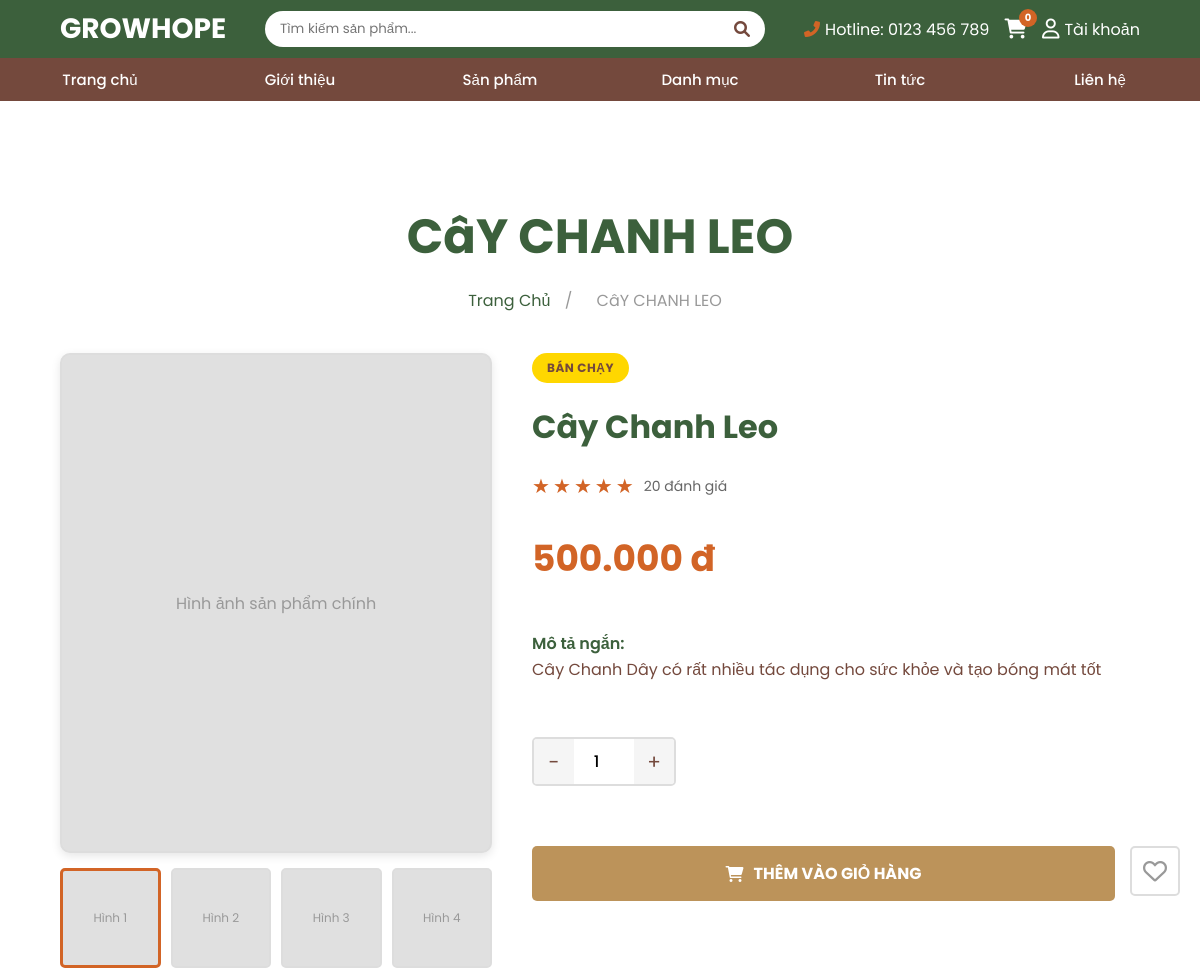
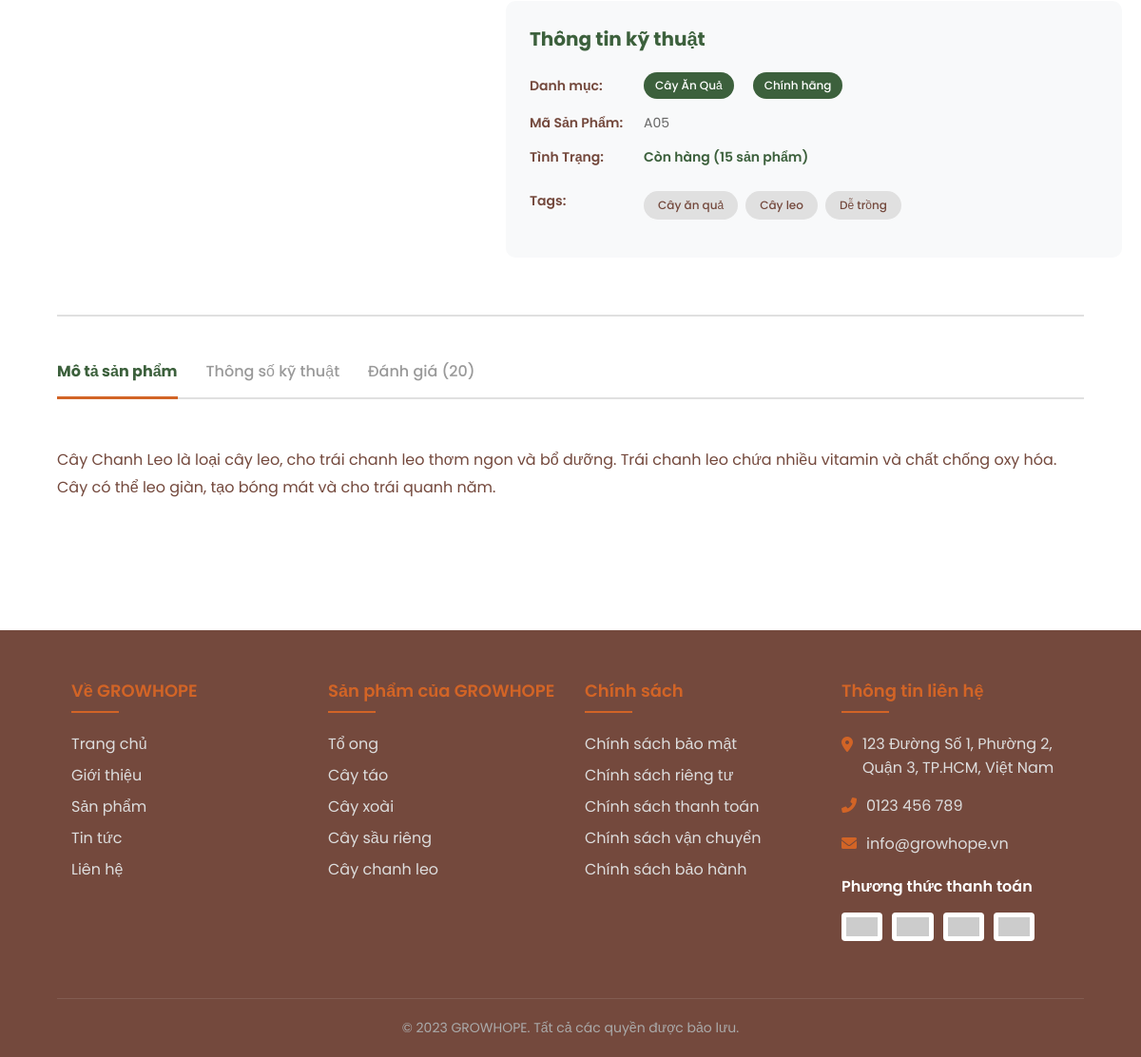
The page /views/products-detail.php?id=5 on the database its author committed (2 pictures, top to bottom).
### tables this page shows
CREATE TABLE products (
    product_id INT AUTO_INCREMENT PRIMARY KEY,
    category_id INT NOT NULL,
    code VARCHAR(50) NOT NULL UNIQUE,
    name VARCHAR(255) NOT NULL,
    price DECIMAL(12,2) NOT NULL DEFAULT 0,
    short_description TEXT,
    full_description LONGTEXT,
    stock INT NOT NULL DEFAULT 0,
    rating DECIMAL(3,1) NOT NULL DEFAULT 0,
    reviews_count INT NOT NULL DEFAULT 0,
    is_bestseller TINYINT(1) NOT NULL DEFAULT 0,
    created_at TIMESTAMP DEFAULT CURRENT_TIMESTAMP,
    FOREIGN KEY (category_id) REFERENCES categories(category_id) ON DELETE CASCADE
);

CREATE TABLE categories (
    category_id INT AUTO_INCREMENT PRIMARY KEY,
    category_name VARCHAR(255) NOT NULL,
    slug VARCHAR(255) NOT NULL UNIQUE,
    description TEXT,
    image VARCHAR(255),
    created_at TIMESTAMP DEFAULT CURRENT_TIMESTAMP
);

### views/products-detail.php (the view, shortened to what this page needs)
<?php
require_once '../includes/database.php';
try {
    $pdo = getPDO();
} catch (RuntimeException $e) {
    $pdo = null;
}
$product_id = isset($_GET['id']) ? (int) $_GET['id'] : 0;
$productStmt = $pdo->prepare('SELECT p.*, c.category_name, c.slug AS category_slug
                              FROM products p
                              INNER JOIN categories c ON p.category_id = c.category_id
                              WHERE p.product_id = :id');
$productStmt->bindValue(':id', $product_id, PDO::PARAM_INT);
$productStmt->execute();
$product = $productStmt->fetch();
$tagStmt = $pdo->prepare('SELECT tag FROM product_tags WHERE product_id = :id ORDER BY tag ASC');
$tagStmt->bindValue(':id', $product_id, PDO::PARAM_INT);
$tagStmt->execute();
$product_tags = $tagStmt->fetchAll(PDO::FETCH_COLUMN);
include '../includes/header.php';
?>
<?php
function formatPrice(float $price): string
{
    return number_format($price, 0, ',', '.') . ' đ';
}
function renderStars(float $rating): string
{
    $fullStars = (int) floor($rating);
    $hasHalfStar = ($rating - $fullStars) >= 0.5;
    $emptyStars = 5 - $fullStars - ($hasHalfStar ? 1 : 0);
    $html = '';
    for ($i = 0; $i < $fullStars; $i++) {
        $html .= '<span class="star filled">★</span>';
    }
    if ($hasHalfStar) {
        $html .= '<span class="star filled">★</span>';
    }
    for ($i = 0; $i < $emptyStars; $i++) {
        $html .= '<span class="star">★</span>';
    }
    return $html;
}
?>
<main style="min-height: 60vh; padding: 60px 0; background-color: var(--white);">
    <div class="product-detail-container">
        <h1 class="page-title"><?php echo strtoupper(htmlspecialchars($product['name'])); ?></h1>
        <div class="breadcrumb">
            <a href="../index.php">Trang Chủ</a>
            <span>/</span>
            <span><?php echo strtoupper(htmlspecialchars($product['name'])); ?></span>
        </div>
        <div class="product-detail-grid">
            <div class="product-images">
                <div class="main-image" id="main-image">
                    <div class="main-image-placeholder">Hình ảnh sản phẩm chính</div>
                </div>
                <div class="thumbnail-images">
                    <div class="thumbnail active" onclick="changeMainImage(0)">
                        <span>Hình 1</span>
                    </div>
                    <div class="thumbnail" onclick="changeMainImage(1)">
                        <span>Hình 2</span>
                    </div>
                    <div class="thumbnail" onclick="changeMainImage(2)">
                        <span>Hình 3</span>
                    </div>
                    <div class="thumbnail" onclick="changeMainImage(3)">
                        <span>Hình 4</span>
                    </div>
                </div>
            </div>
            <div class="product-info-section">
                <?php if (!empty($product['is_bestseller'])): ?>
                <div>
                    <span class="bestseller-tag">Bán Chạy</span>
                </div>
                <?php endif; ?>
                <h2 class="product-name-h2"><?php echo htmlspecialchars($product['name']); ?></h2>
                <div class="product-rating">
                    <div class="stars">
                        <?php echo renderStars((float) $product['rating']); ?>
                    </div>
                    <span class="rating-count"><?php echo (int) $product['reviews_count']; ?> đánh giá</span>
                </div>
                <div class="product-price-large"><?php echo formatPrice((float) $product['price']); ?></div>
                <div class="product-short-description">
                    <strong>Mô tả ngắn:</strong><br>
                    <?php echo nl2br(htmlspecialchars($product['short_description'] ?? '')); ?>
                </div>
                <div class="quantity-section">
                    <div class="quantity-selector">
                        <button class="quantity-btn" onclick="decreaseQuantity()">-</button>
                        <input type="number" id="quantity" class="quantity-input" value="1" min="1" max="<?php echo max(1, (int) $product['stock']); ?>">
                        <button class="quantity-btn" onclick="increaseQuantity()">+</button>
                    </div>
                </div>
                <div class="action-buttons">
                    <button class="add-to-cart-btn" onclick="addToCart()">
                        <i class="fas fa-shopping-cart"></i>
                        THÊM VÀO GIỎ HÀNG
                    </button>
                    <button class="favorite-btn" id="favorite-btn" onclick="toggleFavorite()">
                        <i class="far fa-heart"></i>
                    </button>
                </div>
                <div class="technical-info">
                    <h3>Thông tin kỹ thuật</h3>
                    <div class="info-item">
                        <span class="info-label">Danh mục:</span>
                        <span class="info-value">
                            <span class="category-tag"><?php echo htmlspecialchars($product['category_name']); ?></span>
                            <span class="authentic-tag">Chính hãng</span>
                        </span>
                    </div>
                    <div class="info-item">
                        <span class="info-label">Mã Sản Phẩm:</span>
                        <span class="info-value"><?php echo htmlspecialchars($product['code']); ?></span>
                    </div>
                    <div class="info-item">
                        <span class="info-label">Tình Trạng:</span>
                        <span class="info-value status-in-stock">Còn hàng (<?php echo (int) $product['stock']; ?> sản phẩm)</span>
                    </div>
                    <div class="info-item">
                        <span class="info-label">Tags:</span>
                        <div class="info-value">
                            <div class="product-tags">
                                <?php if (!empty($product_tags)): ?>
                                    <?php foreach ($product_tags as $tag): ?>
                                        <span class="tag"><?php echo htmlspecialchars($tag); ?></span>
                                    <?php endforeach; ?>
                                <?php else: ?>
                                    <span class="tag">Đang cập nhật</span>
                                <?php endif; ?>
                            </div>
                        </div>
                    </div>
                </div>
            </div>
        </div>
        <div class="tabs-section">
            <div class="tabs-header">
                <button class="tab-button active" onclick="switchTab('description')">Mô tả sản phẩm</button>
                <button class="tab-button" onclick="switchTab('specifications')">Thông số kỹ thuật</button>
                <button class="tab-button" onclick="switchTab('reviews')">Đánh giá (<?php echo (int) $product['reviews_count']; ?>)</button>
            </div>
            <div id="tab-description" class="tab-content active">
                <p><?php echo nl2br(htmlspecialchars($product['full_description'] ?? '')); ?></p>
            </div>
        </div>
    </div>
</main>
<?php include '../includes/footer.php'; ?>

### includes/header.php (style rules this page uses)
:root { --primary: #3C603C; --secondary: #D26426; --dark: #74493D; --light: #FFF7ED; --white: #FFFFFF; }
* { margin: 0; padding: 0; box-sizing: border-box; font-family: 'Poppins', sans-serif; }
h1, h2, h3, h4, h5, h6, .bold { font-weight: 600; }

### rows shown on the page
products: name "CâY CHANH LEO", name "Cây Chanh Leo", reviews_count "20", price "500.000 đ", short_description "Cây Chanh Dây có rất nhiều tác dụng cho sức khỏe và tạo bóng mát tốt", category.category_name "Cây Ăn Quả", code "A05", stock "15", full_description "Cây Chanh Leo là loại cây leo, cho trái chanh leo thơm ngon và bổ dưỡng. Trái chanh leo chứa nhiều vitamin và chất chống oxy hóa. Cây có thể leo giàn, tạo bóng mát và cho trái quanh năm."

### other values the page prints
$tag "Cây ăn quả"
$tag "Cây leo"
$tag "Dễ trồng"
